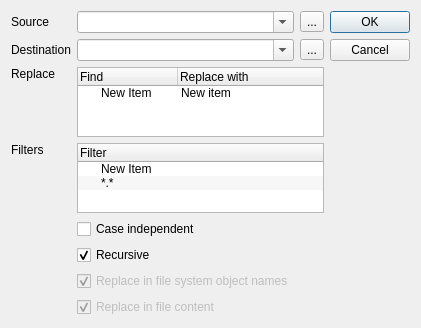
<?xml version="1.0" encoding="UTF-8"?>
<ui version="4.0">
 <class>CopyReplaceDlg</class>
 <widget class="QDialog" name="CopyReplaceDlg">
  <property name="geometry">
   <rect>
    <x>0</x>
    <y>0</y>
    <width>415</width>
    <height>323</height>
   </rect>
  </property>
  <property name="windowTitle">
   <string>Copy and replace content</string>
  </property>
  <layout class="QGridLayout" name="gridLayout">
   <item row="10" column="1">
    <widget class="QCheckBox" name="ck_recursive_2">
     <property name="enabled">
      <bool>false</bool>
     </property>
     <property name="text">
      <string>Replace in file system object names</string>
     </property>
     <property name="checked">
      <bool>true</bool>
     </property>
    </widget>
   </item>
   <item row="1" column="2">
    <widget class="QToolButton" name="b_destination">
     <property name="text">
      <string>...</string>
     </property>
    </widget>
   </item>
   <item row="0" column="0">
    <widget class="QLabel" name="label">
     <property name="text">
      <string>Source</string>
     </property>
    </widget>
   </item>
   <item row="3" column="0">
    <spacer name="verticalSpacer">
     <property name="orientation">
      <enum>Qt::Vertical</enum>
     </property>
     <property name="sizeHint" stdset="0">
      <size>
       <width>20</width>
       <height>40</height>
      </size>
     </property>
    </spacer>
   </item>
   <item row="0" column="2">
    <widget class="QToolButton" name="b_source">
     <property name="text">
      <string>...</string>
     </property>
    </widget>
   </item>
   <item row="2" column="0">
    <widget class="QLabel" name="label_3">
     <property name="text">
      <string>Replace</string>
     </property>
    </widget>
   </item>
   <item row="1" column="0">
    <widget class="QLabel" name="label_2">
     <property name="text">
      <string>Destination</string>
     </property>
    </widget>
   </item>
   <item row="5" column="0" rowspan="2">
    <widget class="QLabel" name="label_4">
     <property name="text">
      <string>Filters</string>
     </property>
    </widget>
   </item>
   <item row="7" column="0">
    <spacer name="verticalSpacer_3">
     <property name="orientation">
      <enum>Qt::Vertical</enum>
     </property>
     <property name="sizeHint" stdset="0">
      <size>
       <width>20</width>
       <height>40</height>
      </size>
     </property>
    </spacer>
   </item>
   <item row="2" column="1" rowspan="3" colspan="2">
    <widget class="QTreeWidget" name="tv_replace">
     <property name="alternatingRowColors">
      <bool>true</bool>
     </property>
     <property name="uniformRowHeights">
      <bool>true</bool>
     </property>
     <property name="sortingEnabled">
      <bool>false</bool>
     </property>
     <property name="animated">
      <bool>true</bool>
     </property>
     <column>
      <property name="text">
       <string>Find</string>
      </property>
     </column>
     <column>
      <property name="text">
       <string>Replace with</string>
      </property>
     </column>
     <item>
      <property name="text">
       <string>New Item</string>
      </property>
      <property name="icon">
       <iconset resource="appres.qrc">
        <normaloff>:/icons/resources/icons/add.png</normaloff>:/icons/resources/icons/add.png</iconset>
      </property>
      <property name="text">
       <string>New item</string>
      </property>
      <property name="flags">
       <set>ItemIsSelectable|ItemIsEditable|ItemIsDragEnabled|ItemIsUserCheckable|ItemIsEnabled</set>
      </property>
     </item>
    </widget>
   </item>
   <item row="5" column="1" rowspan="3" colspan="2">
    <widget class="QTreeWidget" name="tv_filter">
     <property name="alternatingRowColors">
      <bool>true</bool>
     </property>
     <property name="uniformRowHeights">
      <bool>true</bool>
     </property>
     <property name="sortingEnabled">
      <bool>false</bool>
     </property>
     <property name="animated">
      <bool>true</bool>
     </property>
     <column>
      <property name="text">
       <string>Filter</string>
      </property>
     </column>
     <item>
      <property name="text">
       <string>New Item</string>
      </property>
      <property name="icon">
       <iconset resource="appres.qrc">
        <normaloff>:/icons/resources/icons/add.png</normaloff>:/icons/resources/icons/add.png</iconset>
      </property>
      <property name="flags">
       <set>ItemIsSelectable|ItemIsEditable|ItemIsDragEnabled|ItemIsUserCheckable|ItemIsEnabled</set>
      </property>
     </item>
     <item>
      <property name="text">
       <string>*.*</string>
      </property>
      <property name="flags">
       <set>ItemIsSelectable|ItemIsEditable|ItemIsDragEnabled|ItemIsUserCheckable|ItemIsEnabled</set>
      </property>
     </item>
    </widget>
   </item>
   <item row="8" column="1" colspan="2">
    <widget class="QCheckBox" name="ck_case_independent">
     <property name="text">
      <string>Case independent</string>
     </property>
     <property name="checked">
      <bool>false</bool>
     </property>
    </widget>
   </item>
   <item row="9" column="1" colspan="2">
    <widget class="QCheckBox" name="ck_recursive">
     <property name="text">
      <string>Recursive</string>
     </property>
     <property name="checked">
      <bool>true</bool>
     </property>
    </widget>
   </item>
   <item row="0" column="1">
    <widget class="QComboBox" name="le_source">
     <property name="editable">
      <bool>true</bool>
     </property>
    </widget>
   </item>
   <item row="1" column="1">
    <widget class="QComboBox" name="le_destination">
     <property name="editable">
      <bool>true</bool>
     </property>
    </widget>
   </item>
   <item row="11" column="1">
    <widget class="QCheckBox" name="ck_recursive_3">
     <property name="enabled">
      <bool>false</bool>
     </property>
     <property name="text">
      <string>Replace in file content</string>
     </property>
     <property name="checked">
      <bool>true</bool>
     </property>
    </widget>
   </item>
   <item row="0" column="3" rowspan="12">
    <widget class="QDialogButtonBox" name="buttonBox">
     <property name="orientation">
      <enum>Qt::Vertical</enum>
     </property>
     <property name="standardButtons">
      <set>QDialogButtonBox::Cancel|QDialogButtonBox::Ok</set>
     </property>
    </widget>
   </item>
  </layout>
 </widget>
 <resources>
  <include location="appres.qrc"/>
 </resources>
 <connections>
  <connection>
   <sender>buttonBox</sender>
   <signal>accepted()</signal>
   <receiver>CopyReplaceDlg</receiver>
   <slot>accept()</slot>
   <hints>
    <hint type="sourcelabel">
     <x>248</x>
     <y>254</y>
    </hint>
    <hint type="destinationlabel">
     <x>157</x>
     <y>274</y>
    </hint>
   </hints>
  </connection>
  <connection>
   <sender>buttonBox</sender>
   <signal>rejected()</signal>
   <receiver>CopyReplaceDlg</receiver>
   <slot>reject()</slot>
   <hints>
    <hint type="sourcelabel">
     <x>316</x>
     <y>260</y>
    </hint>
    <hint type="destinationlabel">
     <x>286</x>
     <y>274</y>
    </hint>
   </hints>
  </connection>
 </connections>
</ui>
